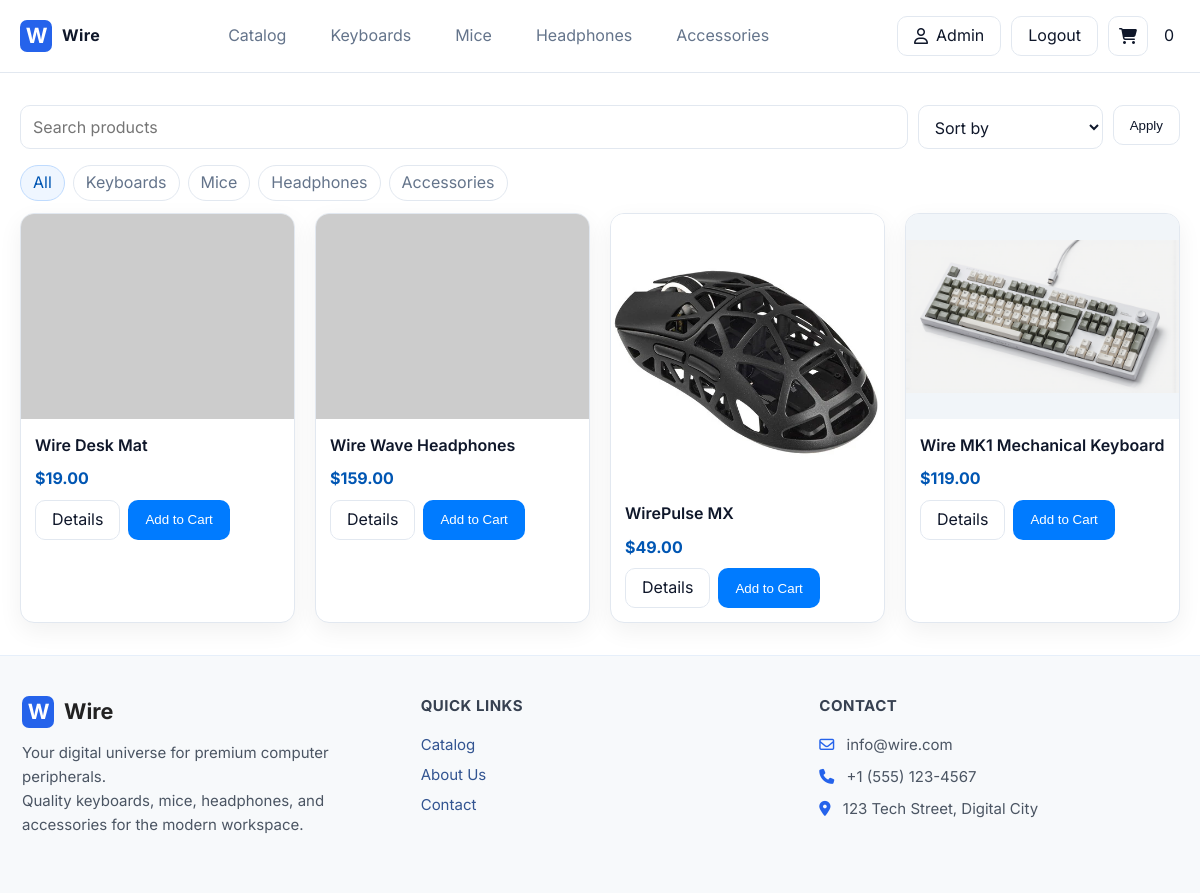
Page /catalog.php (signed in) on the committed database.
### tables this page shows
CREATE TABLE `products` (
  `id` int(11) NOT NULL,
  `name` varchar(200) NOT NULL,
  `category` enum('keyboards','mice','headphones','accessories') NOT NULL,
  `price` decimal(10,2) NOT NULL,
  `image` varchar(500) DEFAULT '',
  `description` text DEFAULT NULL,
  `specs` text DEFAULT NULL,
  `sold` int(11) NOT NULL DEFAULT 0,
  `created_at` datetime NOT NULL
);

### includes/db.php (called while the page is built, shortened)
<?php
function e(string $s): string { return htmlspecialchars($s, ENT_QUOTES | ENT_SUBSTITUTE, 'UTF-8'); }
function base_url(string $path = ''): string {
    $scriptDir = rtrim(str_replace('\\', '/', dirname($_SERVER['SCRIPT_NAME'] ?? '/')), '/');
    if (substr($scriptDir, -6) === '/admin') {
        $base = rtrim(substr($scriptDir, 0, -6), '/');
    } else {
        $base = $scriptDir;
    }
    $path = ltrim($path, '/');
    return ($base ? $base : '') . ($path ? '/' . $path : '');
}
?>

### includes/functions.php (called while the page is built, shortened)
<?php
require_once __DIR__ . '/db.php';
function fetch_products(?string $search = null, ?string $category = null, ?string $sort = null): array {
    global $mysqli;
    $sql = 'SELECT * FROM products WHERE 1';
    $params = [];
    if ($sort === 'price_asc') $sql .= ' ORDER BY price ASC';
    elseif ($sort === 'price_desc') $sql .= ' ORDER BY price DESC';
    elseif ($sort === 'popular') $sql .= ' ORDER BY sold DESC, id DESC';
    else $sql .= ' ORDER BY id DESC';
    $stmt = $mysqli->prepare($sql);
    $stmt->execute();
    $res = $stmt->get_result();
    return $res->fetch_all(MYSQLI_ASSOC);
}
?>

### catalog.php (the view, shortened to what this page needs)
<?php require_once __DIR__ . '/includes/header.php'; ?>
<?php
$search = trim($_GET['q'] ?? '');
$category = $_GET['category'] ?? '';
$sort = $_GET['sort'] ?? '';
$products = fetch_products($search ?: null, $category ?: null, $sort ?: null);
?>
<?php
function get_first_image($imagestr) {
  $arr = preg_split('/[\n,]+/', trim((string)$imagestr));
  foreach ($arr as $s) {
    $s = trim($s);
    if ($s !== '') return $s;
  }
  return $imagestr;
}
function resolve_img_src($path) {
  if (preg_match('~^https?://~i', $path)) return $path;
  return base_url(ltrim($path, '/'));
}
?>
<section class="section">
  <form class="controls" method="get">
    <input type="text" name="q" placeholder="Search products" value="<?php echo e($search); ?>">
    <select name="sort">
      <option value="">Sort by</option>
    </select>
    <button class="btn" type="submit">Apply</button>
  </form>
  <div class="filters">
    <?php $cats = ['all'=>'All','keyboards'=>'Keyboards','mice'=>'Mice','headphones'=>'Headphones','accessories'=>'Accessories'];
    foreach ($cats as $key=>$label): $active = ($key===$category) || ($key==='all' && !$category); $href = $key==='all' ? base_url('catalog.php') : base_url('catalog.php?category='.$key); ?>
      <a class="chip <?php echo $active?'active':''; ?>" href="<?php echo e($href); ?>"><?php echo e($label); ?></a>
    <?php endforeach; ?>
  </div>
  <div class="grid" style="margin-top:12px;">
    <?php foreach ($products as $p): ?>
      <div class="card">
        <a href="<?php echo e(base_url('product.php?id='.(int)$p['id'])); ?>" class="card-img">
          <img src="<?php echo e(resolve_img_src(get_first_image($p['image']))); ?>" alt="<?php echo e($p['name']); ?>" onerror="this.parentElement.textContent='Image'; this.remove();">
        </a>
        <div class="card-body">
          <div style="font-weight:600;"><?php echo e($p['name']); ?></div>
          <div class="price">$<?php echo number_format((float)$p['price'], 2); ?></div>
          <div style="display:flex; gap:8px;">
            <a class="btn" href="<?php echo e(base_url('product.php?id='.(int)$p['id'])); ?>">Details</a>
            <button class="btn btn-primary" onclick="import('<?php echo e(base_url('assets/js/main.js')); ?>').then(m=>m.addToCart(<?php echo (int)$p['id']; ?>))">Add to Cart</button>
          </div>
        </div>
      </div>
    <?php endforeach; ?>
  </div>
</section>
<?php require_once __DIR__ . '/includes/footer.php'; ?>

### assets/css/style.css (style rules this page uses)
:root { --bg: #ffffff; --text: #0f172a; --muted: #64748b; --blue: #007BFF; --blue-dark: #0056B3; --card: #ffffff; --border: #e2e8f0; --shadow: 0 8px 24px rgba(0, 0, 0, 0.06); --radius: 14px; --radius-sm: 10px; --radius-lg: 18px; }
* { box-sizing: border-box; }
html, body { height: 100%; }
body { margin: 0; font-family: Inter, system-ui, -apple-system, Segoe UI, Roboto, Arial, sans-serif; color: var(--text); background: var(--bg); line-height: 1.6; }
a { color: inherit; text-decoration: none; }
img { max-width: 100%; display: block; }
.btn, button, input[type="submit"] { display: inline-flex; align-items: center; justify-content: center; gap: 8px; height: 40px; padding: 0 16px; border-radius: var(--radius-sm); border: 1px solid var(--border); background: #fff; color: var(--text); cursor: pointer; transition: transform .06s ease, box-shadow .2s ease, background .2s ease, color .2s ease; }
.btn-primary { background: var(--blue); color: #fff; border-color: transparent; }
.section { padding: 32px 0; }
.grid { display: grid; grid-template-columns: repeat(4, 1fr); gap: 20px; }
.card { border: 1px solid var(--border); border-radius: var(--radius); background: var(--card); box-shadow: var(--shadow); overflow: hidden; transition: transform .12s ease, box-shadow .2s ease; }
.card-img { aspect-ratio: 4/3; background: #f1f5f9; display: grid; place-items: center; color: var(--muted); font-weight: 600; }
.card-body { padding: 14px; display: grid; gap: 8px; }
.price { font-weight: 700; color: var(--blue-dark); }
input[type="text"], input[type="email"], input[type="password"], input[type="number"], textarea, select { height: 44px; padding: 10px 12px; border-radius: var(--radius-sm); border: 1px solid var(--border); background: #fff; font: inherit; color: var(--text); }
.controls { display: grid; grid-template-columns: 1fr auto auto; gap: 10px; margin-bottom: 16px; }
.filters { display: flex; gap: 8px; flex-wrap: wrap; }
.chip { height: 36px; padding: 0 12px; border: 1px solid var(--border); border-radius: 999px; display: inline-flex; align-items: center; gap: 8px; background: #fff; color: var(--muted); cursor: pointer; }
.chip.active { background: #eff6ff; color: var(--blue-dark); border-color: #bfdbfe; }

### includes/footer.php (style rules this page uses)
html, body { height: 100%; }
body { min-height: 100vh; display: flex; flex-direction: column; }

### rows in the picture
products: name "Wire Desk Mat", price "19.00"
products: name "Wire Wave Headphones", price "159.00"
products: image (picture), name "WirePulse MX", price "49.00"
products: image (picture), name "Wire MK1 Mechanical Keyboard", price "119.00"

### other values in the picture
$u['name'] "Admin"
$count "0"
$label "All"
$label "Keyboards"
$label "Mice"
$label "Headphones"
$label "Accessories"
